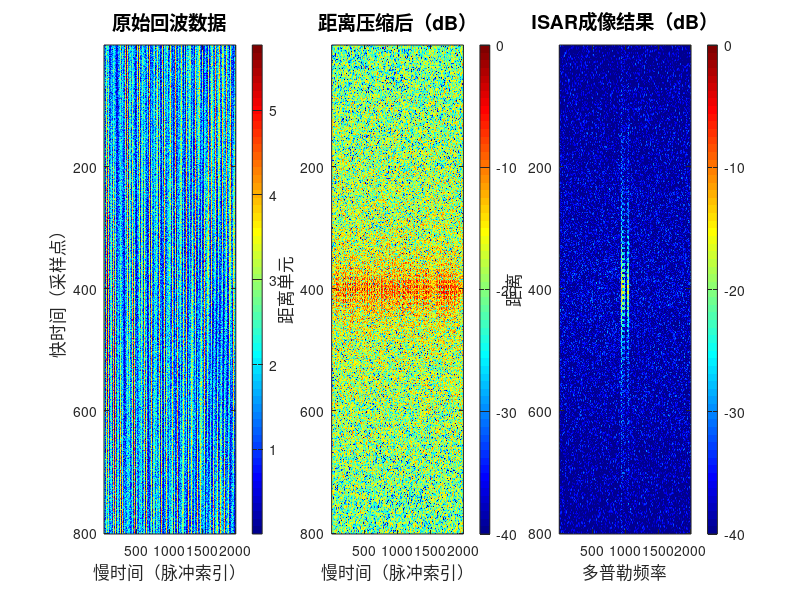

This chart was generated by the following MATLAB code:
%% ISAR成像演示 - 无人机雷达图像生成
% 作者：[作者]
% 用途：快速验证ISAR成像算法
% 运行方法：直接在MATLAB里运行即可

clear; clc; close all;

fprintf('====================================\n');
fprintf('  ISAR成像演示开始\n');
fprintf('====================================\n\n');

%% 1. 雷达参数设置
fc = 28e9;              % 载波频率 28GHz (5G毫米波)
c = 3e8;                % 光速
lambda = c/fc;          % 波长
B = 400e6;              % 带宽 400MHz
Tp = 1e-6;              % 脉冲宽度 1微秒
fs = 2*B;               % 采样率
Kr = B/Tp;              % 调频率

fprintf('雷达参数:\n');
fprintf('  载波频率: %.1f GHz\n', fc/1e9);
fprintf('  带宽: %.0f MHz\n', B/1e6);
fprintf('  距离分辨率: %.2f cm\n\n', c/(2*B)*100);

%% 2. 无人机目标模型（4个散射点）
% 模拟一个十字形无人机
target_points = [
    0,    0,    0;      % 中心点
    0.3,  0,    0;      % 右臂
   -0.3,  0,    0;      % 左臂
    0,    0.25, 0       % 前臂
];
num_points = size(target_points, 1);

fprintf('目标设置:\n');
fprintf('  散射点数量: %d 个\n\n', num_points);

%% 3. 观测参数
omega = 0.5;            % 旋转角速度 0.5 rad/s
T_obs = 2;              % 观测时间 2秒
PRF = 1000;             % 脉冲重复频率
slow_time = 0:1/PRF:T_obs;
num_pulses = length(slow_time);

fprintf('观测参数:\n');
fprintf('  观测时间: %.1f 秒\n', T_obs);
fprintf('  脉冲数量: %d\n\n', num_pulses);

%% 4. 生成回波数据
fprintf('正在生成回波数据...\n');

fast_time = 0:1/fs:Tp;
num_samples = length(fast_time);
echo = zeros(num_samples, num_pulses);

R0 = 1000;  % 初始距离 1000米

for p = 1:num_pulses
    theta = omega * slow_time(p);  % 当前旋转角度
    
    for k = 1:num_points
        % 计算旋转后的坐标
        x_rot = target_points(k,1)*cos(theta) - target_points(k,2)*sin(theta);
        y_rot = target_points(k,1)*sin(theta) + target_points(k,2)*cos(theta);
        
        % 计算瞬时距离
        R = R0 + y_rot;
        % 使用相对时延（已补偿参考距离R0的固定时延）
        % 若用绝对时延 tau=2R/c≈6.67μs >> fast_time上限1μs，信号会被因果性约束全部清零
        tau = 2*(R - R0)/c;  % 相对时延（量级约±2ns，远小于1μs快时间窗口）

        % 生成线性调频信号（相位保留绝对距离R，用于记录旋转多普勒信息）
        sig = exp(1j*pi*Kr*(fast_time - tau).^2) .* ...
              exp(-1j*4*pi*fc*R/c);
        
        echo(:, p) = echo(:, p) + sig';
    end
    
    % 显示进度
    if mod(p, 400) == 0
        fprintf('  进度: %d/%d\n', p, num_pulses);
    end
end

% 加入噪声
SNR_dB = 10;
try
    echo = awgn(echo, SNR_dB, 'measured');
catch
    % 没有 Communications Toolbox，手动添加高斯白噪声
    signal_power = mean(abs(echo(:)).^2);
    noise_power = signal_power / (10^(SNR_dB/10));
    noise = sqrt(noise_power/2) * (randn(size(echo)) + 1j*randn(size(echo)));
    echo = echo + noise;
end

fprintf('  回波数据生成完成！\n\n');

%% 5. 距离压缩（匹配滤波）
fprintf('正在进行距离压缩...\n');

ref_signal = exp(1j*pi*Kr*fast_time.^2);
matched_filter = conj(fliplr(ref_signal));

range_compressed = zeros(size(echo));
for p = 1:num_pulses
    range_compressed(:,p) = conv(echo(:,p), matched_filter, 'same');
end

fprintf('  距离压缩完成！\n\n');

%% 6. 方位压缩（FFT）
fprintf('正在进行方位压缩...\n');

isar_image = fftshift(fft(range_compressed, [], 2), 2);

fprintf('  方位压缩完成！\n\n');

%% 7. 显示结果
fprintf('正在生成图像...\n');

figure('Name', 'ISAR成像结果', 'Position', [100, 100, 1400, 500]);
set(gcf, 'Color', 'w');

% 子图1：原始回波
subplot(1,3,1);
imagesc(abs(echo));
colormap(jet);
colorbar;
title('原始回波数据', 'FontSize', 14);
xlabel('慢时间（脉冲索引）', 'FontSize', 12);
ylabel('快时间（采样点）', 'FontSize', 12);

% 子图2：距离压缩后（归一化dB显示，便于观察幅度分布）
subplot(1,3,2);
rc_norm = 20*log10(abs(range_compressed)/max(abs(range_compressed(:))) + eps);
imagesc(rc_norm);
colorbar;
title('距离压缩后（dB）', 'FontSize', 14);
xlabel('慢时间（脉冲索引）', 'FontSize', 12);
ylabel('距离单元', 'FontSize', 12);
caxis([-40 0]);

% 子图3：ISAR图像（归一化后再显示，caxis[-40,0]才有意义）
subplot(1,3,3);
isar_norm = 20*log10(abs(isar_image)/max(abs(isar_image(:))) + eps);
imagesc(isar_norm);
colorbar;
title('ISAR成像结果（dB）', 'FontSize', 14);
xlabel('多普勒频率', 'FontSize', 12);
ylabel('距离', 'FontSize', 12);
caxis([-40 0]);

% 保存图像
saveas(gcf, 'isar_result.png');
fprintf('  图像已保存为 isar_result.png\n\n');

%% 8. 性能报告
fprintf('====================================\n');
fprintf('  成像性能总结\n');
fprintf('====================================\n');
fprintf('距离分辨率: %.2f cm\n', c/(2*B)*100);
fprintf('方位分辨率: %.2f cm\n', lambda/(2*omega*T_obs)*100);
fprintf('图像大小: %d x %d\n', size(isar_image,1), size(isar_image,2));
fprintf('====================================\n');
fprintf('演示完成！请查看生成的图像。\n');
fprintf('====================================\n');
